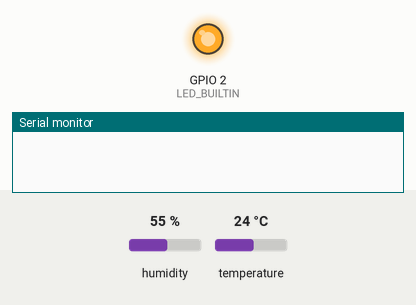
Recording of a sketch running on a simulated ESP8266 (NodeMCU). On the bench: output pins drawn as LEDs (lit = HIGH, except the on-board LED, lit = LOW), the last lines printed to the serial monitor. The inputs (shaded band) are chosen by the test bench; at power-on: humidity 55 %, temperature 24 °C. WiFi joins after 1.5 s; servers stay silent unless stated.

Above: at 0.1 s.
At 0.6 s:
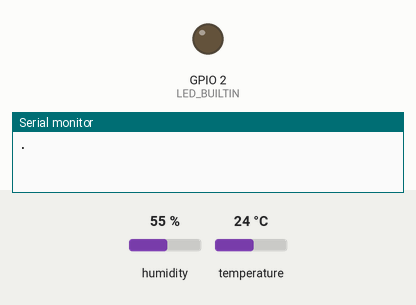
Timing chart, 0 to 3.0 s (numbered marks = the images above):
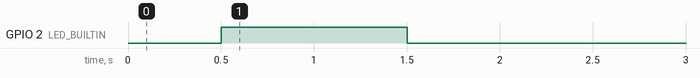

The sketch:

main.ino
```cpp
#include <ArduinoJson.h>
#include <FirebaseArduino.h>
#include <ESP8266WiFi.h>
#include <DHTesp.h>


#define FIREBASE_HOST "nodeweatherforecast-default-rtdb.asia-southeast1.firebasedatabase.app"
#define FIREBASE_AUTH "lDnJfNzI6CmrzDFaxU3w8ovgB2ium9YaiLo0SnM8"

#define DHTpin 14  //D5

DHTesp dht;

const char* ssid = "Gray"; // Write here your router's username
const char* password = "lol12345";
void setup()
{
   pinMode(LED_BUILTIN, OUTPUT);


  Serial.begin(115200);
  WiFi.begin(ssid, password);
  while (WiFi.status() != WL_CONNECTED) {
     delay(500);
     Serial.print(".");
     digitalWrite(LED_BUILTIN, HIGH);
     delay(1000);
     digitalWrite(LED_BUILTIN, LOW);
     delay(1000);
  }
  Serial.println("");
  Serial.println("WiFi connected");
  //Serial.println(WiFi.localIP());

  Firebase.begin(FIREBASE_HOST, FIREBASE_AUTH);
  if(Firebase.failed()){
    Serial.print(Firebase.error());
  }else{
    Serial.print("Firebase Connected");
   }

  Serial.println();
  Serial.println("Status\tHumidity (%)\tTemperature (C)\t(F)\tHeatIndex (C)\t(F)");

  dht.setup(DHTpin, DHTesp::DHT11); //for DHT11 Connect DHT sensor to GPIO 17
}

void loop()
{
  while(!Firebase.failed()){
    delay(dht.getMinimumSamplingPeriod());
    float humidity = dht.getHumidity();
    float temperature = dht.getTemperature();


    if(dht.getStatusString()=="TIMEOUT"){
      continue;
    }
    Firebase.setFloat("humidity",humidity);
    Firebase.setFloat("temperature",temperature);


  }
  Serial.print("firebase error");
  while(Firebase.failed()){
    Serial.print(Firebase.error());
    Firebase.begin(FIREBASE_HOST, FIREBASE_AUTH);

  }


}
```
